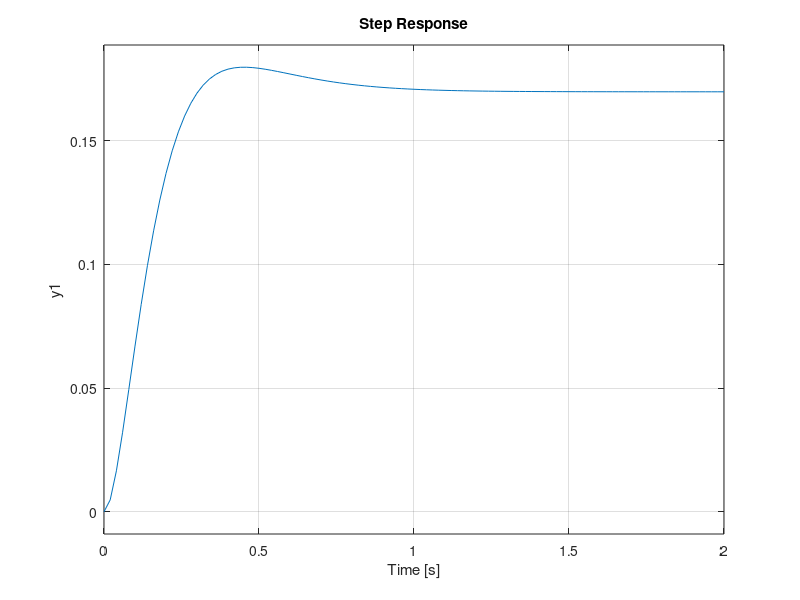

The MATLAB source for this figure: (Note: this script raises an error after producing the figure.)
%% Discretizzazione e definizione parametri
clear; close all;
G=zpk(-4,[-6 -10 -11],28)
rit=0;

fig=1;
figure(fig);
fig=fig+1;

step(G)
% Se serve si può cambiare in 0.7/10, l'importante è che rimanga minore di 0.773/10
Td=0.773/10;

Gd=c2d(G,Td,'zoh');
[num, den] = tfdata(Gd);
a=den{1};
b=[zeros(0,rit),num{1}(2:end)];
sizey=1;

%%%% Parametri della predizione
nu=20;
ny=30;
lambda=1;
%%%%

nu2=30;
ny2=60;

[H,P,Q] = mpc_predmat(a,b,ny);   
[H2,P2,Q2] = mpc_predmat(a,b,ny2);   
HH=tril(ones(nu,nu));

% mpc_law computes entire proposed trajectory
[~,~,Pr,S,X,Prlong] = mpc_law(H,P,Q,nu,lambda,1,sizey);

% Control trajectory for a step change in r, this will be used later
% to compare open and close loop aoutput
Duopt = Pr;
yfut=H(:,1:nu)*Duopt;    %%% prediction within J
yfut2=H2(:,1:nu)*Duopt;  %%% Longer range prediction
uopt=HH*Duopt;

%%% Set point, disturbance and noise
ref = [zeros(1,5),ones(1,55)];
dist=[zeros(1,60)]; 
noise = [zeros(1,60)];

% With noise and disturb starting at t=10
%dist=[zeros(1,10),ones(1,50)]; 
%noise = [zeros(1,10),ones(1,50)/4];

% Sinusoidal disturb
%dist=sin((1:60)/2);

%% Starting prediction
[y,u,~,r] = mpc_simulate_noconstraints(b,a,nu,ny,lambda,1,ref,dist,noise);

figure(fig); clf reset
fig=fig+1;

sgtitle(['n_y =',num2str(ny),', n_u =',num2str(nu),', \lambda = ',num2str(lambda)],'fontsize',18)
subplot(2,1,1);

% U vs Y
v=0:ny;
p1=plot(v,[0;yfut],'b',[0 1 1 ny],[0 0 1 1],'r--',...
    [ny,ny],[0,6],'g:',[0:nu-1,ny],[uopt;uopt(end)],'m');
l1=legend('Output','set point','horizon','input');
set(p1,'linewidth',1);
set(l1,'fontsize',18)
title('U vs Y','fontsize',18)

% OL vs CL
subplot(2,1,2);
v=0:ny2;
p2=plot(v,[0;yfut2],'b',[0 1 1 ny],[0 0 1 1],'r--',...
    [ny,ny],[0,1.5],'g:',0:ny2-12,y(6:ny2-6),'b--');
xlim([0,ny])
set(p2,'linewidth',1);
l2=legend('open-loop','set point','horizon','closed-loop');
set(l2,'fontsize',18)
title('Open loop vs close loop','fontsize',18)

disp(['Guadagno statico = ',num2str(dcgain(G))])

%% Plotting nu
nus=[5,7,10,15,20];
Nk=cell(1);Dk=Nk;Pr=Nk;
Duopt=Nk;uopt=Nk;
yfut=Nk;yfut2=Nk;
y=Nk; Du=Nk;
k=1; clear lgd; clear J;

for k=1:length(nus)
    [Nk{k},Dk{k},Pr{k},S,X,Prlong] = mpc_law(H,P,Q,nus(k),lambda,1,sizey);
    [y{k},~,Du{k},r] = mpc_simulate_noconstraints(b,a,nus(k),ny,lambda,1,ref,dist,noise);
    HH=tril(ones(nus(k),nus(k)));

    %%% Control trajectory for a step change in r
    Duopt{k} = Pr{k};
    yfut{k}=H(:,1:nus(k))*Duopt{k};    %%% prediction within J
    yfut2{k}=H2(:,1:nus(k))*Duopt{k};  %%% Longer range prediction
    uopt{k}=HH*Duopt{k};
    J(k)=norm(r-y{k},2)^2+lambda*norm(Du{k},2)^2;
    lgd{k} = strcat('n_u=',num2str(nus(k)));
end

figure(fig);  clf reset
fig=fig+1;

% Plotting the Y
subplot(2,3,[1,2]);
v=0:ny;v2=0:ny2;
plot([0,1,1,ny2],[0 0 1 1],'r--',[ny,ny],[0,1.5],'g:');hold on
for k=1:length(nus)
    c=(k-1)/(length(nus)-1);
    plot(v2,[0;yfut2{k}],'linewidth',1,'color',[c,0,1-c]);
end
title('System output','fontsize',18)
l1=legend(['set point','n_y',lgd]);
set(l1,'fontsize',18)
xlim([0,ny])

% Plotting the U
subplot(2,3,[4,5]);
v=0:ny;v2=0:ny2;
plot([1,1],[ 0 7 ],'r--',[ny,ny],[0,7],'g:');hold on
for k=1:length(nus)
    c=(k-1)/(length(nus)-1);
    plot([0:nus(k)-1,nus(end)+2],[uopt{k};uopt{k}(end)],'linewidth',1,'color',[c,0,1-c]);
end
title('System input','fontsize',18)
xlim([0,length(uopt{end})])

% Plotting the J
subplot(2,3,[3,6]);
plot(nus,J);
title('Runtime cost','fontsize',18)

sgtitle(['n_y =',num2str(ny),' \lambda = ',num2str(lambda)]);

%% Plotting ny
Nk=cell(1);
Duopt=Nk;uopt=Nk;
yfut=Nk;yfut2=Nk;
y=Nk; Du=Nk; 
clear J;clear lgd;

nu=10;
nys=[nu, nu+5, nu+10, nu+20];

% Varying ny
for k=1:length(nys)
    [Htemp,Ptemp,Qtemp] = mpc_predmat(a,b,nys(k));   
    [Nk,Dk,Pr,S,X,Prlong] = mpc_law(Htemp,Ptemp,Qtemp,nu,lambda,1,sizey);
    [y{k},~,Du{k},r] = mpc_simulate_noconstraints(b,a,nu,nys(k),lambda,1,ref,dist,noise);
    HH=tril(ones(nu,nu));

    %%% Control trajectory for a step change in r
    Duopt{k} = Pr;
    yfut{k}=H(:,1:nu)*Duopt{k};    %%% prediction within J
    yfut2{k}=H2(:,1:nu)*Duopt{k};  %%% Longer range prediction
    uopt{k}=HH*Duopt{k};
    J(k)=norm(r-y{k},2)^2+lambda*norm(Du{k},2)^2;
    lgd{k} = strcat('n_y=',num2str(nys(k)));
end

figure(fig);  clf reset
fig=fig+1;

% Ai grafici esce solo l'ultima linea
% Plotting the Y
subplot(2,3,[1,2]);
v=0:ny;v2=0:ny2;
plot([0,1,1,ny2],[0 0 1 1],'r--',[ny,ny],[0,1.5],'g:');hold on
for k=1:length(nys)
    c=(k-1)/(length(nys)-1);
    plot(v2,[0;yfut2{k}],'linewidth',1,'color',[c,0,1-c]);
end
c=legend(['set point','ny',lgd]);
set(c,'fontsize',18)
xlim([0,nys(end)])
title('System output','fontsize',18)

% Plotting the U
subplot(2,3,[4,5]);
v=0:ny;v2=0:10;
plot([1,1],[ 0 7 ],'r--',[ny,ny],[0,7],'g:');hold on
lgd = cell(length(nys),1);
for k=1:length(nys)
    c=(k-1)/(length(nys)-1);
    plot([0:nu-1,nu+2],[uopt{k};uopt{k}(end)],'linewidth',1,'color',[c,0,1-c]);
    %plot([0:nys(k)],[uopt{k};uopt{k}(end)],'linewidth',1,'color',[c,0,1-c]);
end
xlim([0,length(uopt{1})])
title('System input','fontsize',18)

% Plotting the J
subplot(2,3,[3,6]);
plot(nys,J);
title('Runtime cost','fontsize',18)
%xlim([0,size(nys)])

sgtitle(['n_u =',num2str(nu),' \lambda = ',num2str(lambda)]);

%% Plotting lambda
nu=20;
lambdas=[0.01,0.1,1,10,100];
Nk=cell(1);Dk=Nk;Pr=Nk;
Duopt=Nk;uopt=Nk;
yfut=Nk;yfut2=Nk;
y=Nk; Du=Nk;
clear J;clear lgd;

for k=1:length(lambdas);
    [Nk{k},Dk{k},Pr{k},S,X,Prlong] = mpc_law(H,P,Q,nu,lambdas(k),1,sizey);
    [y{k},~,Du{k},r] = mpc_simulate_noconstraints(b,a,nu,ny,lambdas(k),1,ref,dist,noise);
    HH=tril(ones(nu,nu));

    %%% Control trajectory for a step change in r
    Duopt{k} = Pr{k};
    yfut{k}=H(:,1:nu)*Duopt{k};    %%% prediction within J
    yfut2{k}=H2(:,1:nu)*Duopt{k};  %%% Longer range prediction
    uopt{k}=HH*Duopt{k};
    J(k)=norm(r-y{k},2)^2+lambdas(k)*norm(Du{k},2)^2;
    lgd{k} = strcat('\lambda=',num2str(lambdas(k)));
end

figure(fig);  clf reset
fig=fig+1;

% plotting y
subplot(2,3,[1,2]);
v=0:ny;v2=0:ny2;
plot([0,1,1,ny2],[0 0 1 1],'r--',[ny,ny],[0,1.5],'g:');hold on
for k=1:length(lambdas);
    kk=(k-1)/(length(lambdas)-1);
    plot(v,[0;yfut{k}],'linewidth',1,'color',[kk,0,1-kk]);
end
xlim([0,ny]);
c=legend(['set point','ny',lgd]);
set(c,'fontsize',18)
title('System output','fontsize',18)

% plotting U
subplot(2,3,[4,5]);
plot([1,1],[ 0 7 ],'r--',[ny,ny],[0,7],'g:');hold on
v=0:ny;v2=0:ny2;
for k=1:length(lambdas)
    kk=(k-1)/(length(lambdas)-1);
    plot([0:nu-1,nu+2],[uopt{k};uopt{k}(end)],'linewidth',1,'color',[kk,0,1-kk]);
end
xlim([0,length(uopt{1})]);
title('System input','fontsize',18)

% Plotting the J
subplot(2,3,[3,6]);
semilogx(lambdas,J);
title('Runtime cost','fontsize',18)

sgtitle(['n_y =',num2str(ny),' n_u = ',num2str(nu)]);


%% Sistema finale lambda 0.1
% Valori iniziali:
% ny_fin=20;  
% nu_fin=15;
% lambda_fin=0.1;
            
            %   parametri alternativi
ny_fin=19;  %   16
nu_fin=11;  %   14
lambda_fin=0.1;

ny2_fin=30;

[H,P,Q] = mpc_predmat(a,b,ny_fin);   
[H2,P2,Q2] = mpc_predmat(a,b,ny2_fin);   
HH=tril(ones(nu_fin,nu_fin));

% mpc_law computes entire proposed trajectory
[~,~,Pr,S,X,Prlong] = mpc_law(H,P,Q,nu_fin,lambda_fin,1,sizey);

% Control trajectory for a step change in r, this will be used later
% to compare open and close loop aoutput
Duopt = Pr;
yfut=H(:,1:nu_fin)*Duopt;    %%% prediction within J
yfut2=H2(:,1:nu_fin)*Duopt;  %%% Longer range prediction
uopt=HH*Duopt;
[y,u,Du,r] = mpc_simulate_noconstraints(b,a,nu_fin,ny_fin,lambda_fin,1,ref,dist,noise);

J=norm(r-y,2)^2+lambda_fin*norm(Du,2)^2;
disp(['J = ',num2str(J)]);

figure(fig); clf reset
fig=fig+1;

sgtitle(['n_y =',num2str(ny_fin),', n_u =',num2str(nu_fin),', \lambda = ',num2str(lambda_fin)],'fontsize',18)
subplot(2,1,1);

% U vs Y
v=0:ny_fin;
p1=plot(v,[0;yfut],'b',[0 1 1 ny_fin],[0 0 1 1],'r--',...
    [ny_fin,ny_fin],[0,1.5],'g:',[0:nu_fin-1,ny_fin],[uopt;uopt(end)],'m');
l1=legend('Output','set point','horizon','input');
set(p1,'linewidth',1);
set(l1,'fontsize',18)
title('U vs Y','fontsize',18)
xlim([0,ny_fin]);

% OL vs CL
subplot(2,1,2);
v=0:ny2_fin;
p2=plot(v,[0;yfut2],'b',[0 1 1 ny_fin],[0 0 1 1],'r--',...
    [ny_fin,ny_fin],[0,1.5],'g:',0:ny2_fin,y(6:6+ny2_fin),'b--');
xlim([0,ny_fin])
set(p2,'linewidth',1);
l2=legend('open-loop','set point','horizon','closed-loop');
set(l2,'fontsize',18)
title('Open loop vs close loop','fontsize',18)

%% Sistema finale lambda 0.01
% Valori iniziali:
% ny_fin=20;  
% nu_fin=10;
% lambda_fin=0.01;
            
ny_fin=30;  %15
nu_fin=3;   %8
lambda_fin=0.01;

ny2_fin=30;

[H,P,Q] = mpc_predmat(a,b,ny_fin);   
[H2,P2,Q2] = mpc_predmat(a,b,ny2_fin);   
HH=tril(ones(nu_fin,nu_fin));

% mpc_law computes entire proposed trajectory
[~,~,Pr,S,X,Prlong] = mpc_law(H,P,Q,nu_fin,lambda_fin,1,sizey);

% Control trajectory for a step change in r, this will be used later
% to compare open and close loop aoutput
Duopt = Pr;
yfut=H(:,1:nu_fin)*Duopt;    %%% prediction within J
yfut2=H2(:,1:nu_fin)*Duopt;  %%% Longer range prediction
uopt=HH*Duopt;
[y,u,Du,r] = mpc_simulate_noconstraints(b,a,nu_fin,ny_fin,lambda_fin,1,ref,dist,noise);

J=norm(r-y,2)^2+lambda_fin*norm(Du,2)^2;
disp(['J = ',num2str(J)]);

figure(fig); clf reset
fig=fig+1;

sgtitle(['n_y =',num2str(ny_fin),', n_u =',num2str(nu_fin),', \lambda = ',num2str(lambda_fin)],'fontsize',18)
subplot(2,1,1);

% U vs Y
v=0:ny_fin;
p1=plot(v,[0;yfut],'b',[0 1 1 ny_fin],[0 0 1 1],'r--',...
    [ny_fin,ny_fin],[0,1.5],'g:',[0:nu_fin-1,ny_fin],[uopt;uopt(end)],'m');
l1=legend('Output','set point','horizon','input');
set(p1,'linewidth',1);
set(l1,'fontsize',18)
title('U vs Y','fontsize',18)
xlim([0,ny_fin]);

% OL vs CL
subplot(2,1,2);
v=0:ny2_fin;
p2=plot(v,[0;yfut2],'b',[0 1 1 ny_fin],[0 0 1 1],'r--',...
    [ny_fin,ny_fin],[0,1.5],'g:',0:ny2_fin,y(6:6+ny2_fin),'b--');
xlim([0,ny_fin])
set(p2,'linewidth',1);
l2=legend('open-loop','set point','horizon','closed-loop');
set(l2,'fontsize',18)
title('Open loop vs close loop','fontsize',18);

%% Proposta di costraint
Dumax=0.5;  %% input rate limit
umax=6;   %% max input
umin=-2;
%ymax=1.2;
%ymin=-0.2;

%[y,u,Du,r] = mpc_simulate_outputconstraints(b,a,nu,ny,lambda,1,Dumax,umax,umin,ymax,ymin,ref,dist,noise);
[y,u,Du,r] = mpc_simulate_overlay(b,a,nu_fin,ny_fin,lambda_fin,1,Dumax,umax,umin,ref,dist,noise);

J=norm(r-y,2)^2+lambda_fin*norm(Du,2)^2;
disp(['J = ',num2str(J)]);
